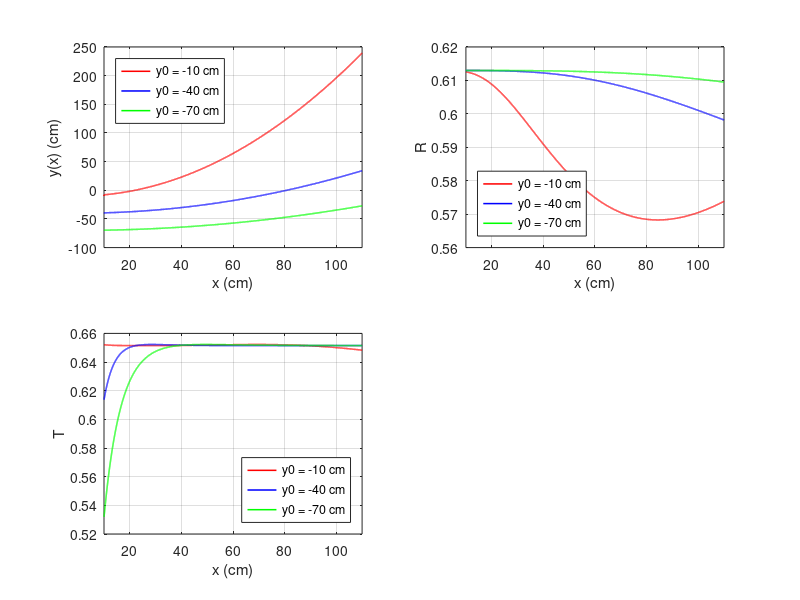

Recreate this plot in MATLAB.
%% ---- Project Information ----%
% Student Name: Bilaal Bashir
% Student Number: 201199049
% Supervisor: Dr Zoran Ikonic
% Project Name: Efficient Photovoltaic Devices for Renewable Energy Sources Using Solar Concentrators

%% ---- Clear Command Window ----%    

clear all
clc 
close all 
format long

%% ---- Setting Paremeters ----%    

y_values = [-10 -40 -70];

x(1) = 10; %x0
N = 3.882 + 0.019i;
N1 = 2.757 + 3.792i;

RGI = 0.613; %reflection
TGI = 0.6515; %transmittance
C = 1000; %concentration ratio

DX = 0.01; %step size

%% ---- Setting y(1) for plotting ----%    
for ii=1:1:3

    if ii == 1
        y(1) = y_values(1);
    elseif ii == 2
        y(1) = y_values(2);
    elseif ii == 3
        y(1) = y_values(3);
        
    end
    
    g(1) = (sqrt((y(1))^2+(x(1))^2)+y(1))/(x(1)); %g0

%% for loop

    for i=1:1:10001; % 1 to 100 in steps of 1
 %% ---- Calculating x(i) ----%    


        x_05 = x(i) + ((DX)/(2)); % x(i+0.5)

        x(i+1) = x_05 + ((DX)/(2)); % x(i+1)
    
%% ---- Calculating R(g(i)) ----%    

        a(i+1) = sqrt((N1^2-1)*(g(i)^2) + N1^2) - 1;

        b(i+1) = sqrt((N1^2-1)*(g(i)^2) + N1^2) + 1;

        c(i+1) = sqrt((N1^2-1)*(g(i)^2) + N1^2) - g(i)^2;

        d(i+1) = sqrt((N1^2-1)*(g(i)^2) + N1^2) + g(i)^2;


        R(i+1) = ((0.5)*(((abs(a(i)/b(i)))^2) * (1 + (abs(c(i)/d(i)))^2)));
    
%% ---- Calculating T(g(i)) ----%    

        l(i+1) = (sqrt((N^2*(1+g(i)^2)^2) - (1-g(i)^2)^2) - (2*g(i))); 

        m(i+1) = (sqrt((N^2*(1+g(i)^2)^2) - (1-g(i)^2)^2) + (2*g(i)));

        n(i+1) = (2*g(i))*(sqrt((N^2*(1+g(i)^2)^2) - (1-g(i)^2)^2)) - (1-(g(i))^2)^2;

        o(i+1) = (2*g(i))*(sqrt((N^2*(1+g(i)^2)^2) - (1-g(i)^2)^2)) + (1-(g(i))^2)^2;

    % Transmitivity
        T(i+1) = 1 - (0.5)*((abs(l(i)/m(i)))^2) * (1 + (abs(n(i)/o(i)))^2);
    
%% ---- Implementing Runge Kutta ----%      
        
        Function = (g(i)*(g(i)^2+1)*(RGI)*(TGI)*(C)-(2*g(i)^2))/(x(i)*(g(i)^2+1)*(RGI)*(TGI)*(C)); 

        g_05 = g(i) + ((DX/2) * Function);
    
        Function_05 = (g_05*(g_05^2+1)*(RGI)*(TGI)*(C)-(2*g_05^2))/(x_05*(g_05^2+1)*(RGI)*(TGI)*(C));
   
        g(i + 1) = g(i) + (DX * Function_05);
    
        y(i+1) = y(1) + (g(i)* x(i)/2);
    
    end
    
    if ii == 1
        R_10 = R;
        T_10 = T;
        y_10 = y;
    elseif ii == 2
        R_40 = R;
        T_40 = T;
        y_40 = y;
    elseif ii == 3
        R_70 = R;
        T_70 = T;
        y_70 = y;
        
    end

end

%% ---- Figures ----%    

%Reflection against x (cm)
%figure
subplot(2,2,2)
plot(x,R_10,'r','LineWidth',1.1)
hold on
plot(x,R_40,'b','LineWidth',1.1)
plot(x,R_70,'g','LineWidth',1.1)
hold off
set(gca,'XLim',[10 110])
set(gca,'YLim',[0.56 0.62])
xlabel('x (cm)')
ylabel('R')
legend({'y0 = -10 cm','y0 = -40 cm', 'y0 = -70 cm'}, 'Location', 'southwest')
grid


%Transmittivity against x (cm)
%figure
subplot(2,2,3)
plot(x,T_10,'r','LineWidth',1.1)
hold on
plot(x,T_40,'b','LineWidth',1.1)
plot(x,T_70,'g','LineWidth',1.1)
hold off
set(gca,'XLim',[10 110])
set(gca,'YLim',[0.52 0.66])
xlabel('x (cm)')
ylabel('T')
legend({'y0 = -10 cm','y0 = -40 cm', 'y0 = -70 cm'}, 'Location', 'southeast')
grid;

%Reflection Profile y(x)
%figure
subplot(2,2,1)
plot(x,y_10,'r','LineWidth',1.1)
hold on
plot(x,y_40,'b','LineWidth',1.1)
plot(x,y_70,'g','LineWidth',1.1)
hold off
set(gca,'XLim',[10 110])
set(gca,'YLim',[-100 250])
xlabel('x (cm)')
ylabel('y(x) (cm)')
legend({'y0 = -10 cm','y0 = -40 cm', 'y0 = -70 cm'}, 'Location', 'northwest')
grid;

